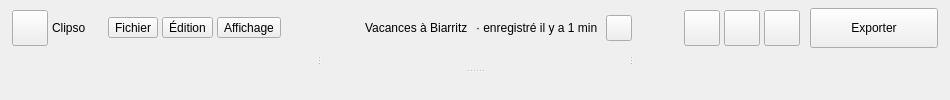
<?xml version="1.0" encoding="UTF-8"?>
<ui version="4.0">
 <class>EditorPage</class>
 <widget class="QWidget" name="EditorPage" native="true">
  <property name="windowTitle">
   <string>Clipso</string>
  </property>
  <layout class="QVBoxLayout" name="rootLayout">
   <property name="spacing">
    <number>8</number>
   </property>
   <property name="leftMargin">
    <number>12</number>
   </property>
   <property name="topMargin">
    <number>8</number>
   </property>
   <property name="rightMargin">
    <number>12</number>
   </property>
   <property name="bottomMargin">
    <number>12</number>
   </property>
   <item>
    <widget class="QWidget" name="topBar" native="true">
     <layout class="QHBoxLayout" name="topBarLayout">
      <property name="spacing">
       <number>4</number>
      </property>
      <property name="leftMargin">
       <number>0</number>
      </property>
      <property name="topMargin">
       <number>0</number>
      </property>
      <property name="rightMargin">
       <number>0</number>
      </property>
      <property name="bottomMargin">
       <number>0</number>
      </property>
      <item>
       <widget class="QToolButton" name="logoButton">
        <property name="text">
         <string />
        </property>
        <property name="toolTip">
         <string>Retour à l'accueil</string>
        </property>
        <property name="minimumSize">
         <size>
          <width>36</width>
          <height>36</height>
         </size>
        </property>
        <property name="maximumSize">
         <size>
          <width>36</width>
          <height>36</height>
         </size>
        </property>
       </widget>
      </item>
      <item>
       <widget class="QLabel" name="appNameLabel">
        <property name="text">
         <string>Clipso</string>
        </property>
       </widget>
      </item>
      <item>
       <spacer name="topBarGap">
        <property name="orientation">
         <enum>Qt::Horizontal</enum>
        </property>
        <property name="sizeType">
         <enum>QSizePolicy::Fixed</enum>
        </property>
        <property name="sizeHint" stdset="0">
         <size>
          <width>18</width>
          <height>20</height>
         </size>
        </property>
       </spacer>
      </item>
      <item>
       <widget class="QToolButton" name="fileMenuButton">
        <property name="text">
         <string>Fichier</string>
        </property>
        <property name="role" stdset="0">
         <string>menu</string>
        </property>
        <property name="popupMode">
         <enum>QToolButton::InstantPopup</enum>
        </property>
       </widget>
      </item>
      <item>
       <widget class="QToolButton" name="editMenuButton">
        <property name="text">
         <string>Édition</string>
        </property>
        <property name="role" stdset="0">
         <string>menu</string>
        </property>
        <property name="popupMode">
         <enum>QToolButton::InstantPopup</enum>
        </property>
       </widget>
      </item>
      <item>
       <widget class="QToolButton" name="viewMenuButton">
        <property name="text">
         <string>Affichage</string>
        </property>
        <property name="role" stdset="0">
         <string>menu</string>
        </property>
        <property name="popupMode">
         <enum>QToolButton::InstantPopup</enum>
        </property>
       </widget>
      </item>
      <item>
       <spacer name="topBarLeftSpacer">
        <property name="orientation">
         <enum>Qt::Horizontal</enum>
        </property>
        <property name="sizeHint" stdset="0">
         <size>
          <width>40</width>
          <height>20</height>
         </size>
        </property>
       </spacer>
      </item>
      <item>
       <widget class="QFrame" name="projectPill">
        <layout class="QHBoxLayout" name="projectPillLayout">
         <property name="spacing">
          <number>8</number>
         </property>
         <property name="leftMargin">
          <number>14</number>
         </property>
         <property name="topMargin">
          <number>4</number>
         </property>
         <property name="rightMargin">
          <number>8</number>
         </property>
         <property name="bottomMargin">
          <number>4</number>
         </property>
         <item>
          <widget class="QLabel" name="projectIconLabel">
           <property name="text">
            <string />
           </property>
           <property name="minimumSize">
            <size>
             <width>18</width>
             <height>18</height>
            </size>
           </property>
           <property name="maximumSize">
            <size>
             <width>18</width>
             <height>18</height>
            </size>
           </property>
          </widget>
         </item>
         <item>
          <widget class="QLabel" name="projectNameLabel">
           <property name="text">
            <string>Vacances à Biarritz</string>
           </property>
          </widget>
         </item>
         <item>
          <widget class="QLabel" name="projectSavedLabel">
           <property name="text">
            <string>· enregistré il y a 1 min</string>
           </property>
          </widget>
         </item>
         <item>
          <widget class="QToolButton" name="renameProjectButton">
           <property name="text">
            <string />
           </property>
           <property name="toolTip">
            <string>Renommer le projet</string>
           </property>
           <property name="role" stdset="0">
            <string>icon</string>
           </property>
           <property name="minimumSize">
            <size>
             <width>26</width>
             <height>26</height>
            </size>
           </property>
           <property name="maximumSize">
            <size>
             <width>26</width>
             <height>26</height>
            </size>
           </property>
          </widget>
         </item>
        </layout>
       </widget>
      </item>
      <item>
       <spacer name="topBarRightSpacer">
        <property name="orientation">
         <enum>Qt::Horizontal</enum>
        </property>
        <property name="sizeHint" stdset="0">
         <size>
          <width>40</width>
          <height>20</height>
         </size>
        </property>
       </spacer>
      </item>
      <item>
       <widget class="QToolButton" name="undoButton">
        <property name="text">
         <string />
        </property>
        <property name="toolTip">
         <string>Annuler (Ctrl+Z)</string>
        </property>
        <property name="role" stdset="0">
         <string>icon</string>
        </property>
        <property name="minimumSize">
         <size>
          <width>36</width>
          <height>36</height>
         </size>
        </property>
        <property name="maximumSize">
         <size>
          <width>36</width>
          <height>36</height>
         </size>
        </property>
       </widget>
      </item>
      <item>
       <widget class="QToolButton" name="redoButton">
        <property name="text">
         <string />
        </property>
        <property name="toolTip">
         <string>Rétablir (Ctrl+Maj+Z)</string>
        </property>
        <property name="role" stdset="0">
         <string>icon</string>
        </property>
        <property name="minimumSize">
         <size>
          <width>36</width>
          <height>36</height>
         </size>
        </property>
        <property name="maximumSize">
         <size>
          <width>36</width>
          <height>36</height>
         </size>
        </property>
       </widget>
      </item>
      <item>
       <widget class="QToolButton" name="helpButton">
        <property name="text">
         <string />
        </property>
        <property name="toolTip">
         <string>Aide</string>
        </property>
        <property name="role" stdset="0">
         <string>icon</string>
        </property>
        <property name="minimumSize">
         <size>
          <width>36</width>
          <height>36</height>
         </size>
        </property>
        <property name="maximumSize">
         <size>
          <width>36</width>
          <height>36</height>
         </size>
        </property>
       </widget>
      </item>
      <item>
       <spacer name="exportGap">
        <property name="orientation">
         <enum>Qt::Horizontal</enum>
        </property>
        <property name="sizeType">
         <enum>QSizePolicy::Fixed</enum>
        </property>
        <property name="sizeHint" stdset="0">
         <size>
          <width>6</width>
          <height>20</height>
         </size>
        </property>
       </spacer>
      </item>
      <item>
       <widget class="QPushButton" name="exportButton">
        <property name="text">
         <string>Exporter</string>
        </property>
        <property name="minimumSize">
         <size>
          <width>128</width>
          <height>40</height>
         </size>
        </property>
       </widget>
      </item>
     </layout>
    </widget>
   </item>
   <item>
    <widget class="QSplitter" name="editorSplitter">
     <property name="orientation">
      <enum>Qt::Vertical</enum>
     </property>
     <property name="handleWidth">
      <number>10</number>
     </property>
     <property name="childrenCollapsible">
      <bool>false</bool>
     </property>
     <widget class="QSplitter" name="panelsSplitter">
      <property name="orientation">
       <enum>Qt::Horizontal</enum>
      </property>
      <property name="handleWidth">
       <number>10</number>
      </property>
      <property name="childrenCollapsible">
       <bool>false</bool>
      </property>
      <widget class="MediaPanel" name="mediaPanel" />
      <widget class="PreviewPanel" name="previewPanel" />
      <widget class="PropertiesPanel" name="propertiesPanel" />
     </widget>
     <widget class="TimelinePanel" name="timelinePanel" />
    </widget>
   </item>
  </layout>
 </widget>
 <customwidgets>
  <customwidget>
   <class>MediaPanel</class>
   <extends>QWidget</extends>
   <header>view.editor.media.media_panel</header>
  </customwidget>
  <customwidget>
   <class>PreviewPanel</class>
   <extends>QWidget</extends>
   <header>view.editor.preview.preview_panel</header>
  </customwidget>
  <customwidget>
   <class>PropertiesPanel</class>
   <extends>QWidget</extends>
   <header>view.editor.properties.properties_panel</header>
  </customwidget>
  <customwidget>
   <class>TimelinePanel</class>
   <extends>QWidget</extends>
   <header>view.editor.timeline.timeline_panel</header>
  </customwidget>
 </customwidgets>
 <resources />
 <connections />
</ui>
